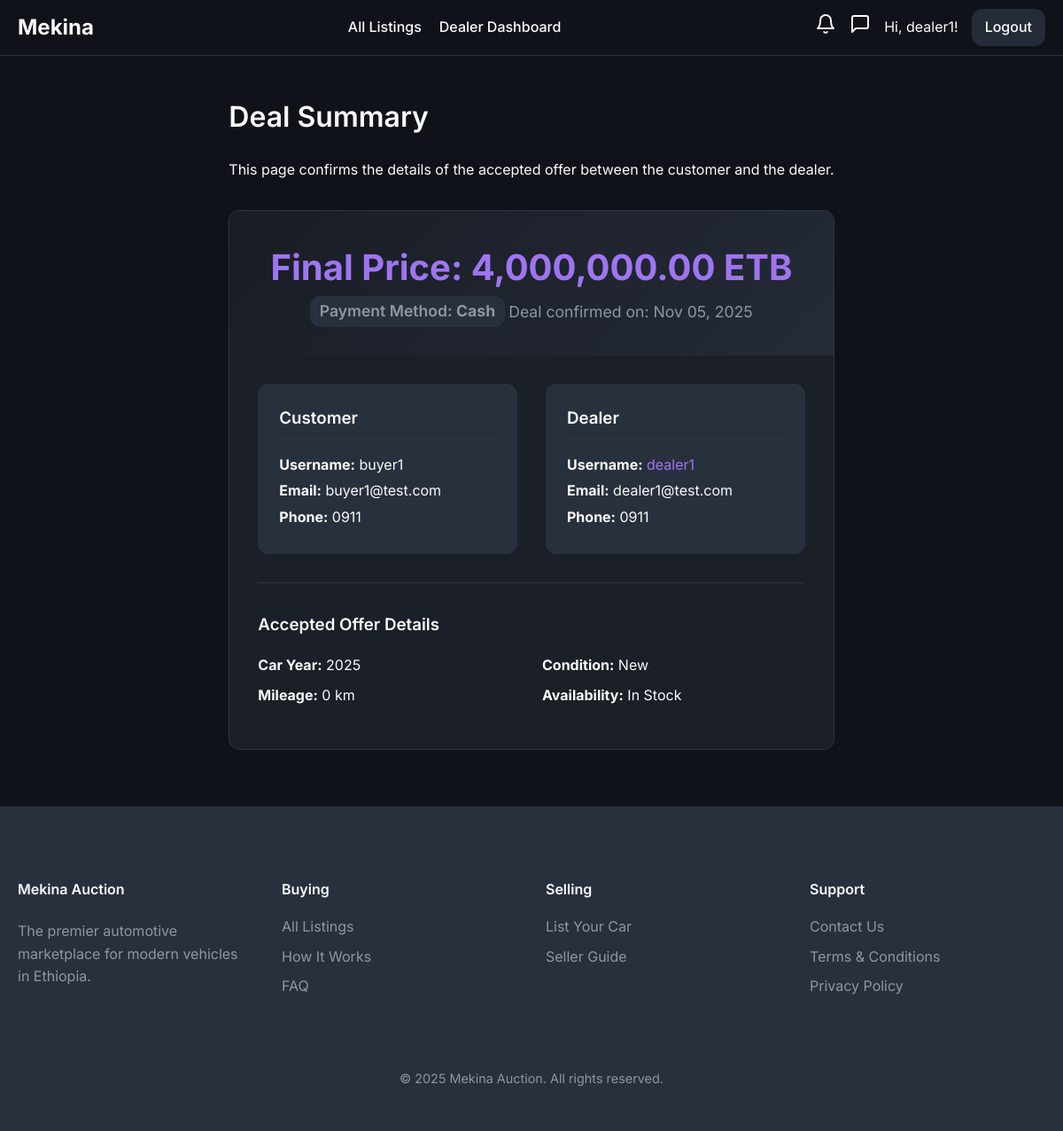
Screenshot of /requests/deal/1?notification_id=83 (signed in) with the database file from the repository.
### models/user.py (models this page shows, shortened)
class User(UserMixin, db.Model):
    id = db.Column(db.Integer, primary_key=True)
    username = db.Column(db.String(64), index=True, unique=True, nullable=False)
    email = db.Column(db.String(120), index=True, unique=True, nullable=False)
    phone_number = db.Column(db.String(20), nullable=True)
    password_hash = db.Column(db.String(128))
    is_admin = db.Column(db.Boolean, default=False)
    is_dealer = db.Column(db.Boolean, default=False)
    is_rental_company = db.Column(db.Boolean, default=False)
    is_verified = db.Column(db.Boolean, default=False) # For verified dealers
    points = db.Column(db.Integer, nullable=False, default=5) # Points for dealers to bid
    cars = db.relationship('Car', backref='owner', lazy='dynamic')
    bids = db.relationship('Bid', backref='bidder', lazy='dynamic')
    dealer_bids = db.relationship('DealerBid', backref='dealer', lazy='dynamic')
    car_requests = db.relationship('CarRequest', backref='customer', lazy='dynamic')
    ratings_given = db.relationship('DealerRating', foreign_keys='DealerRating.buyer_id', back_populates='buyer', lazy='dynamic')
    ratings_received = db.relationship('DealerRating', foreign_keys='DealerRating.dealer_id', back_populates='dealer', lazy='dynamic')

### models/deal.py (models this page shows)
class Deal(db.Model):
    __tablename__ = 'deal'
    id = db.Column(db.Integer, primary_key=True)
    final_price = db.Column(db.Float, nullable=False)
    deal_date = db.Column(db.DateTime, default=datetime.utcnow)
    customer_id = db.Column(db.Integer, db.ForeignKey('user.id'), nullable=False)
    dealer_id = db.Column(db.Integer, db.ForeignKey('user.id'), nullable=False)
    car_request_id = db.Column(db.Integer, db.ForeignKey('car_requests.id'), nullable=False)
    accepted_bid_id = db.Column(db.Integer, db.ForeignKey('dealer_bid.id'), nullable=False)
    payment_method = db.Column(db.String(50), nullable=False, default='cash')
    customer = db.relationship('User', foreign_keys=[customer_id])
    dealer = db.relationship('User', foreign_keys=[dealer_id])

### models/dealer_bid.py (models this page shows, shortened)
class DealerBid(db.Model):
    id = db.Column(db.Integer, primary_key=True)
    price = db.Column(db.Float, nullable=False)
    price_with_loan = db.Column(db.Float, nullable=True)
    timestamp = db.Column(db.DateTime, index=True, default=datetime.utcnow)
    status = db.Column(db.String(20), nullable=False, default='pending') # e.g., pending, accepted, rejected
    make = db.Column(db.String(64), nullable=False)
    model = db.Column(db.String(64), nullable=False)
    availability = db.Column(db.String(50), nullable=False)
    car_year = db.Column(db.Integer, nullable=False)
    mileage = db.Column(db.Integer, nullable=False)
    condition = db.Column(db.String(50), nullable=False)
    extras = db.Column(db.Text, nullable=True)
    valid_until = db.Column(db.Date, nullable=False)
    message = db.Column(db.Text, nullable=True)
    image_url = db.Column(db.String(255), nullable=True) # New field for bid photo
    edit_point_deducted = db.Column(db.Boolean, default=False, nullable=False)
    dealer_id = db.Column(db.Integer, db.ForeignKey('user.id'), nullable=False)
    request_id = db.Column(db.Integer, db.ForeignKey('car_requests.id'), nullable=False)
    deal = db.relationship('Deal', backref='accepted_bid', uselist=False, foreign_keys='Deal.accepted_bid_id')

### routes/request.py (the view)
@request_bp.route('/deal/<int:deal_id>')
@login_required
@mark_notification_as_read
def deal_summary(deal_id):
    deal = Deal.query.get_or_404(deal_id)
    if current_user.id not in [deal.customer_id, deal.dealer_id] and not current_user.is_admin:
        abort(403)
    existing_rating = DealerRating.query.filter_by(deal_id=deal.id).first()
    form = DealerRatingForm()
    return render_template('deal_summary.html', deal=deal, rating=existing_rating, form=form)

### routes/main.py (called while the page is built)
def mark_notification_as_read(f):
    @wraps(f)
    def decorated_function(*args, **kwargs):
        notification_id = request.args.get('notification_id', type=int)
        if notification_id and current_user.is_authenticated:
            notification = Notification.query.filter_by(id=notification_id, user_id=current_user.id).first()
            if notification and not notification.is_read:
                notification.is_read = True
                db.session.commit()
        return f(*args, **kwargs)
    return decorated_function

### templates/deal_summary.html (shortened to what this page needs)
{% extends "base.html" %}
{% block content %}
    <h1>Deal Summary</h1>
    <p>This page confirms the details of the accepted offer between the customer and the dealer.</p>
    <div class="deal-summary-card">
        <div class="deal-header">
            <h2>Final Price: {{ '{:,.2f}'.format(deal.final_price) }} ETB</h2>
            <span class="payment-method-tag">Payment Method: <strong>{{ deal.payment_method|capitalize }}</strong></span>
            <span>Deal confirmed on: {{ deal.deal_date.strftime('%b %d, %Y') }}</span>
        </div>
        <div class="deal-body">
            <div class="deal-parties">
                <div class="party">
                    <h3>Customer</h3>
                    <p><strong>Username:</strong> {{ deal.customer.username }}</p>
                    <p><strong>Email:</strong> {{ deal.customer.email }}</p>
                    <p><strong>Phone:</strong> {{ deal.customer.phone_number or 'Not provided' }}</p>
                </div>
                <div class="party">
                    <h3>Dealer</h3>
                    <p>
                        <strong>Username:</strong> <a href="{{ url_for('dealer.profile', dealer_id=deal.dealer.id) }}">{{ deal.dealer.username }}</a>
                    </p>
                    <p><strong>Email:</strong> {{ deal.dealer.email }}</p>
                    <p><strong>Phone:</strong> {{ deal.dealer.phone_number or 'Not provided' }}</p>
                </div>
            </div>
            <div class="offer-details">
                <h3>Accepted Offer Details</h3>
                <div class="offer-details-grid">
                    <div><strong>Car Year:</strong> {{ deal.accepted_bid.car_year }}</div>
                    <div><strong>Condition:</strong> {{ deal.accepted_bid.condition }}</div>
                    <div><strong>Mileage:</strong> {{ '{:,}'.format(deal.accepted_bid.mileage) }} km</div>
                    <div><strong>Availability:</strong> {{ deal.accepted_bid.availability }}</div>
                </div>
            </div>
        </div>
    </div>
{% endblock %}

### templates/base.html (shortened to what this page needs)
<!DOCTYPE html>
<html lang="en">
<head>
    <link rel="stylesheet" href="{{ url_for('static', filename='css/style.css', v=now.timestamp()) }}">
</head>
<body class="{% block body_class %}{% endblock %}">
    <nav>
        <a href="{{ url_for('main.home') }}" class="nav-brand">Mekina</a>
        <div class="nav-menu" id="nav-menu">
            <ul>
                {% if current_user.is_authenticated and current_user.is_admin %}
                    <li><a href="{{ url_for('admin.dashboard') }}" class="{{ 'active' if request.endpoint == 'admin.dashboard' }}">Dashboard</a></li>
                    <li><a href="{{ url_for('admin.rental_management') }}" class="{{ 'active' if request.endpoint == 'admin.rental_management' }}">Manage Rentals</a></li>
                    <li><a href="{{ url_for('admin.dealer_management') }}" class="{{ 'active' if request.endpoint == 'admin.dealer_management' }}">Manage Dealers</a></li>
                    <li><a href="{{ url_for('admin.user_management') }}" class="{{ 'active' if request.endpoint == 'admin.user_management' }}">Users</a></li>
                    <li><a href="{{ url_for('auctions.list_auctions') }}" class="{{ 'active' if request.endpoint == 'auctions.list_auctions' }}">Manage Listings</a></li>
                {% elif current_user.is_authenticated and current_user.is_rental_company %}
                    <li><a href="{{ url_for('rentals.dashboard') }}" class="{{ 'active' if request.endpoint == 'rentals.dashboard' }}">Rental Dashboard</a></li>
                {% elif current_user.is_authenticated and current_user.is_dealer %}
                    <li><a href="{{ url_for('main.all_listings') }}" class="{{ 'active' if request.endpoint == 'main.all_listings' }}">All Listings</a></li>
                    <li><a href="{{ url_for('dealer.dashboard') }}" class="{{ 'active' if request.endpoint == 'dealer.dashboard' }}">Dealer Dashboard</a></li>
                {% endif %}
            </ul>
            <div class="nav-right">
                {% if current_user.is_authenticated %}
                    <a href="{{ url_for('main.notifications') }}" class="desktop-icon-link notification-bell-link {% if request.endpoint == 'main.notifications' %}active{% endif %}">
                    </a>
                    {% if current_user.is_dealer %}
                        <a href="{{ url_for('dealer.list_messages') }}" class="desktop-icon-link {% if 'dealer.list_messages' in request.endpoint or 'dealer.view_conversation' in request.endpoint %}active{% endif %}">
                            <svg xmlns="http://www.w3.org/2000/svg" width="24" height="24" viewBox="0 0 24 24" fill="none" stroke="currentColor" stroke-width="2" stroke-linecap="round" stroke-linejoin="round" class="feather feather-message-square"><path d="M21 15a2 2 0 0 1-2 2H7l-4 4V5a2 2 0 0 1 2-2h14a2 2 0 0 1 2 2z"></path></svg>
                        </a>
                    {% endif %}
                    <span class="desktop-username">Hi, {{ current_user.username }}!</span>
                    <a href="{{ url_for('auth.logout') }}" class="nav-button">Logout</a>
                {% else %}
                    <a href="{{ url_for('auth.login') }}" class="nav-button">Login</a>
                    <a href="{{ url_for('auth.register') }}" class="nav-button">Register</a>
                {% endif %}
            </div>
        </div>
    </nav>
    {% block main_content %}
        <main class="container">
            {% block content %}{% endblock %}
        </main>
    {% endblock %}
    <footer class="site-footer">
        <div class="container">
            <div class="footer-content-grid">
                <div class="footer-brand">
                    <h4>Mekina Auction</h4>
                    <p>
                        The premier automotive marketplace for modern vehicles in Ethiopia.
                    </p>
                </div>
                <div class="footer-links">
                    <h4>Buying</h4>
                    <ul>
                        <li><a href="{{ url_for('main.all_listings') }}">All Listings</a></li>
                        <li><a href="{{ url_for('main.how_it_works') }}">How It Works</a></li>
                        <li><a href="#">FAQ</a></li>
                    </ul>
                </div>
                <div class="footer-links">
                    <h4>Selling</h4>
                    <ul>
                        <li><a href="{{ url_for('seller.submit_car') }}">List Your Car</a></li>
                        <li><a href="#">Seller Guide</a></li>
                    </ul>
                </div>
                <div class="footer-links">
                    <h4>Support</h4>
                    <ul>
                        <li><a href="#">Contact Us</a></li>
                        <li><a href="#">Terms & Conditions</a></li>
                        <li><a href="#">Privacy Policy</a></li>
                    </ul>
                </div>
            </div>
            <div class="footer-bottom">
                <p>&copy; {{ now.year }} Mekina Auction. All rights reserved.</p>
            </div>
        </div>
    </footer>
</body>
</html>

### static/css/style.css (style rules this page uses)
:root { --background: 220 25% 8%; --foreground: 0 0% 98%; --card: 220 20% 13%; --card-foreground: 0 0% 95%; --popover: 220 20% 13%; --popover-foreground: 0 0% 95%; --primary: 38 92% 50%; --primary-foreground: 220 70% 12%; --secondary: 220 20% 20%; --secondary-foreground: 0 0% 95%; --muted: 220 20% 18%; --muted-foreground: 220 10% 60%; --accent: 260 80% 70%; --accent-foreground: 0 0% 100%; --destructive: 0 62.8% 30.6%; --destructive-foreground: 0 0% 100%; --border: 220 20% 22%; --input: 220 20% 20%; --ring: 260 80% 70%; --radius: 0.75rem; --success: 142 76% 36%; --warning: 38 92% 50%; --info: 220 20% 18%; --gradient-primary: linear-gradient(135deg, hsl(220 20% 12%), hsl(220 20% 18%)); --gradient-accent: linear-gradient(135deg, hsl(260 80% 70%), hsl(260 70% 60%)); --shadow-card: 0 4px 6px -1px hsl(0 0% 0% / 0.3), 0 2px 4px -1px hsl(0 0% 0% / 0.2); --shadow-elevated: 0 10px 15px -3px hsl(0 0% 0% / 0.3), 0 4px 6px -2px hsl(0 0% 0% / 0.2); }
body { font-family: "Inter", sans-serif; background-color: hsl(var(--background)); color: hsl(var(--foreground)); margin: 0; line-height: 1.6; display: flex; flex-direction: column; min-height: 100vh; padding-top: 53px; }
main { flex-grow: 1; }
h1, h2, h3, h4, h5, h6 { font-weight: 600; }
a { color: hsl(var(--accent)); text-decoration: none; }
.nav-button { background-color: hsl(var(--info)); color: hsl(var(--foreground)); padding: 8px 15px; border-radius: var(--radius); font-weight: 500; }
.role-badge, .listing-type-tag, .featured-tag, .status-tag, .availability-tag, .payment-method-tag, .new-item-tag, .verified-badge { padding: 0.2em 0.6em; border-radius: var(--radius); font-size: 0.8em; font-weight: 600; white-space: nowrap; display: inline-block; }
.payment-method-tag { background-color: hsl(var(--secondary)); }
nav { position: fixed; top: 0; left: 0; right: 0; z-index: 100; background-color: hsl(var(--background)); border-bottom: 1px solid hsl(var(--border)); padding: 10px 20px; display: flex; justify-content: space-between; align-items: center; }
.nav-brand { font-size: 1.5rem; font-weight: 700; color: hsl(var(--foreground)); text-decoration: none; }
nav ul { list-style: none; margin: 0; padding: 0; display: flex; gap: 20px; }
nav a { color: hsl(var(--foreground)); font-weight: 500; }
.nav-right { display: flex; align-items: center; gap: 15px; }
.nav-menu { flex-grow: 1; display: contents; }
.site-footer { background-color: hsl(var(--secondary)); color: hsl(var(--muted-foreground)); padding: 3rem 0 1rem; border-top: 1px solid hsl(var(--border)); margin-top: auto; }
.footer-content-grid { display: grid; grid-template-columns: repeat(4, 1fr); gap: 2rem; margin-bottom: 2rem; }
.footer-brand h4 { color: hsl(var(--foreground)); margin-top: 0; }
.footer-links h4 { color: hsl(var(--foreground)); margin-top: 0; margin-bottom: 1rem; }
.footer-links ul { list-style: none; padding: 0; margin: 0; }
.footer-links ul li { margin-bottom: 0.5rem; }
.footer-links a { color: hsl(var(--muted-foreground)); }
.footer-bottom { text-align: center; padding-top: 1.5rem; border-top: 1px solid hsl(var(--border)); font-size: 0.9em; }
.container { max-width: 1200px; margin: 2rem auto; padding: 0 20px; }
.offer-details-grid { display: grid; grid-template-columns: repeat(auto-fit, minmax(200px, 1fr)); gap: 0.5rem 1.5rem; margin-bottom: 1rem; }
.deal-summary-card { background-color: hsl(var(--card)); border: 1px solid hsl(var(--border)); border-radius: var(--radius); max-width: 900px; margin: 2rem auto; overflow: hidden; }
.deal-header { text-align: center; padding: 2rem; background: var(--gradient-primary); }
.deal-header h2 { margin: 0; font-size: 2.5rem; color: hsl(var(--accent)); font-weight: 700; }
.deal-header span { color: hsl(var(--muted-foreground)); font-size: 1.1rem; }
.deal-body { padding: 2rem; }
.deal-parties { display: grid; grid-template-columns: 1fr 1fr; gap: 2rem; margin-bottom: 2rem; padding-bottom: 2rem; border-bottom: 1px solid hsl(var(--border)); }
.party { background-color: hsl(var(--secondary)); padding: 1.5rem; border-radius: var(--radius); }
.party h3 { margin-top: 0; border-bottom: 1px solid hsl(var(--border)); padding-bottom: 0.5rem; margin-bottom: 1rem; }
.party p { margin: 0.25rem 0; }

### rows the page displays
User: username "dealer1", dealer.username "dealer1", dealer.email "dealer1@test.com", dealer "0911"
Deal: final_price "4,000,000.00", payment_method "Cash", deal_date "Nov 05, 2025"
User: customer.username "buyer1", customer.email "buyer1@test.com", customer "0911"
DealerBid: accepted_bid.car_year "2025", accepted_bid.condition "New", accepted_bid.mileage "0", accepted_bid.availability "In Stock"
